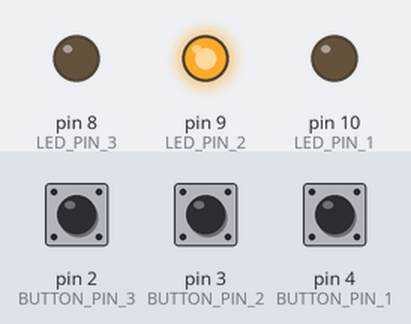
The sketch below on a simulated Arduino Uno, built with avr-gcc and run on an emulated ATmega328P. Shown: output pins drawn as LEDs (lit = HIGH). The inputs (shaded band) are chosen by the test bench; at power-on: pin 2 (BUTTON_PIN_3) HIGH, pin 3 (BUTTON_PIN_2) LOW, pin 4 (BUTTON_PIN_1) LOW.

Above: at 1.2 s.
1.3 s: pin 2 (BUTTON_PIN_3) pulled LOW for 0.15 s
At 1.37 s:
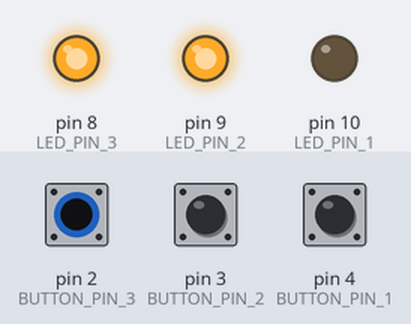
2.9 s: pin 3 (BUTTON_PIN_2) pulled HIGH for 0.15 s
At 2.97 s:
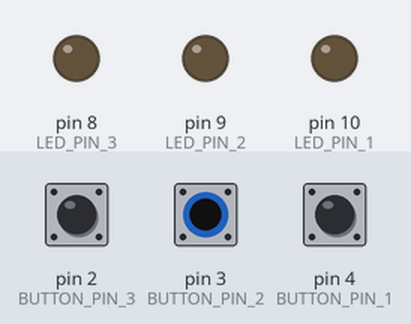
4.5 s: pin 4 (BUTTON_PIN_1) pulled HIGH for 0.15 s
At 4.57 s:
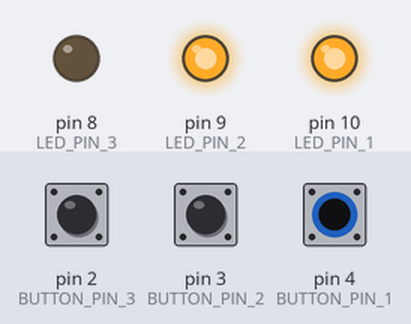
6.1 s: pin 4 (BUTTON_PIN_1) pulled HIGH for 3.2 s
At 10.4 s:
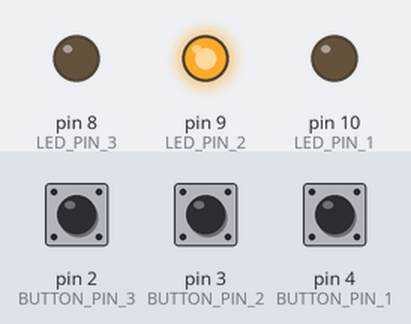
10.8 s: pin 2 (BUTTON_PIN_3) pulled LOW for 3.2 s
At 11.6 s:
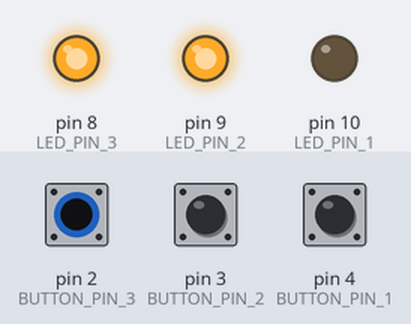
15.5 s: pin 2 (BUTTON_PIN_3) driven LOW and pin 3 (BUTTON_PIN_2) driven HIGH
At 16.5 s:
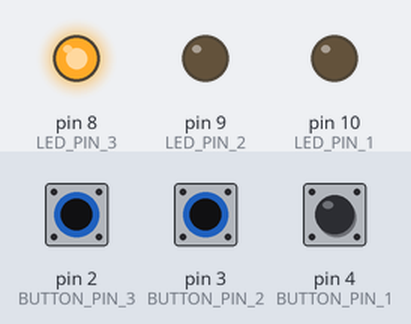
Timing chart, 0 to 18.0 s (numbered marks = the images above; inputs shaded):
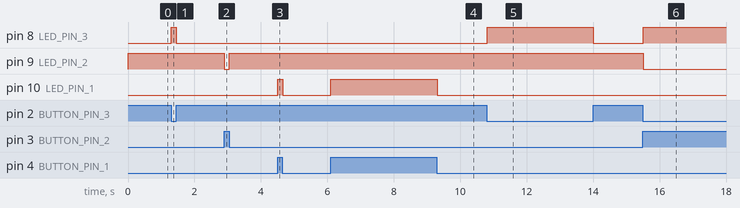

The sketch:

holdButton.ino
```cpp
#define BUTTON_PIN_1 4
#define BUTTON_PIN_2 3
#define BUTTON_PIN_3 2
#define LED_PIN_1 10
#define LED_PIN_2 9
#define LED_PIN_3 8

void setup() {
    pinMode(BUTTON_PIN_1, INPUT);
    pinMode(BUTTON_PIN_2, INPUT);
    pinMode(BUTTON_PIN_3, INPUT_PULLUP);
    pinMode(LED_PIN_1, OUTPUT);
    pinMode(LED_PIN_2, OUTPUT);
    pinMode(LED_PIN_3, OUTPUT);
}

void loop() {
    digitalWrite(LED_PIN_1, digitalRead(BUTTON_PIN_1));
    digitalWrite(LED_PIN_2, !digitalRead(BUTTON_PIN_2));
    digitalWrite(LED_PIN_3, !digitalRead(BUTTON_PIN_3));
    delay(50);
}
```

Measured:
- after the input at 1.3 s, pin 8 (LED_PIN_3): LOW → HIGH at once, → LOW 0.15 s later
- after the input at 2.9 s, pin 9 (LED_PIN_2): HIGH → LOW at once, → HIGH 0.15 s later
- after the input at 4.5 s, pin 10 (LED_PIN_1): LOW → HIGH at once, → LOW 0.15 s later
- after the input at 6.1 s, pin 10 (LED_PIN_1): LOW → HIGH at once, → LOW 3.2 s later
- after the input at 10.8 s, pin 8 (LED_PIN_3): LOW → HIGH at once, → LOW 3.2 s later
- after the input at 15.5 s, pin 8 (LED_PIN_3): LOW → HIGH at once; pin 9 (LED_PIN_2): HIGH → LOW at once
